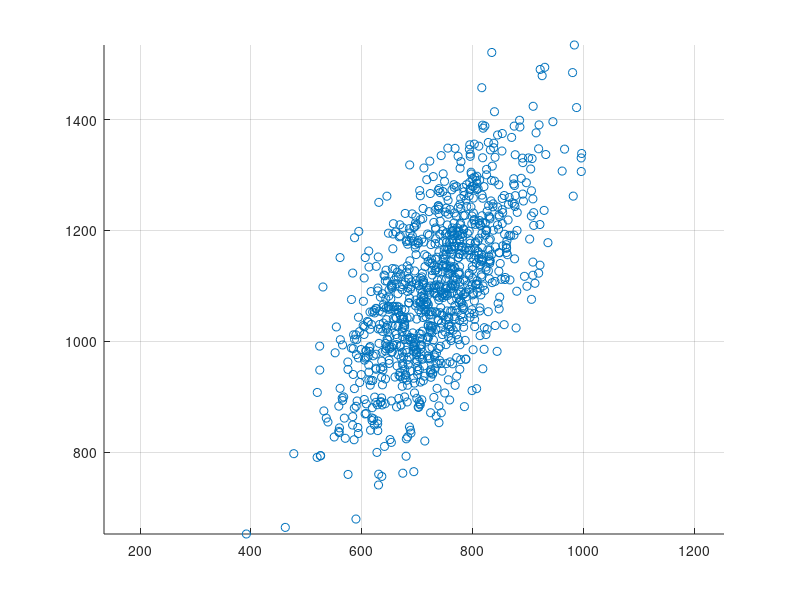

MATLAB code to generate this figure:
clc;
clear all;

N = 10000;
mu = [730, 1090]
sigma1 = [8000 8400;8400 18500];

X = randn(N, 2);
Y = X * sqrtm(sigma1) + repmat(mu, N, 1);

Y(1:10, :)
scatter(Y(1:1000,1), Y(1:1000,2));
grid on
axis equal